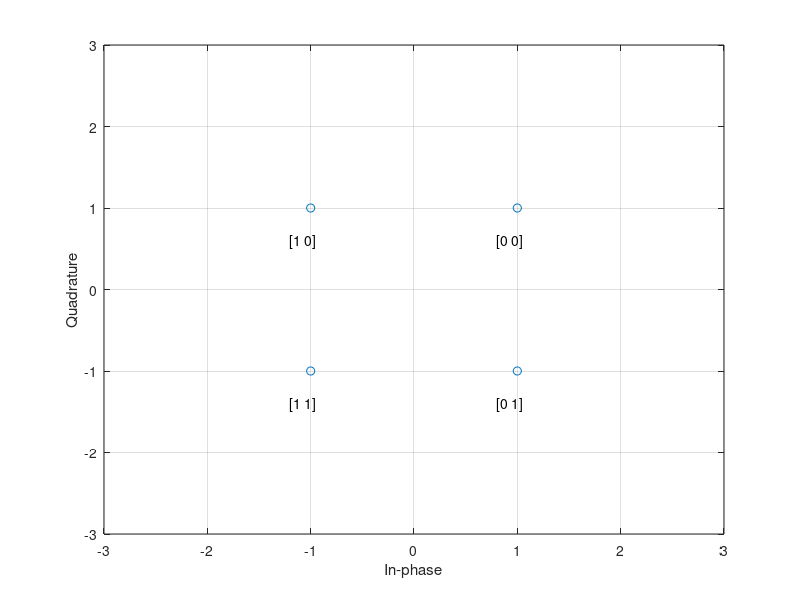

Here is the MATLAB script that generated this plot:
clc;
clear all;
s=[0:3]; %QPSK
%s=[0:15]; %16-QAM
%s=[0:255]; %256-QAM


s1=de2bi(s,2,'left-msb'); %QPSK
%s1=de2bi(s,4,'left-msb'); %16-QAM
% s1=de2bi(s,8,'left-msb'); %256QAM


k=1;
%mengubah bentuk matriks menjadi 1 baris
for i =1 : size(s1, 1) %iterasi i sebanyak baris
    for j=1: size (s1, 2) %iterasi j sebanyak kolom
        s2(k)=s1(i,j);
        k=k+1;
    end
end


x=[];
% %........................Untuk QPSK.................................
for i=1:2:length(s2)
    x(end+1,1)=((1-2*(s2(i)))+sqrt(-1)*(1-2*s2(i+1)));%/sqrt(2); %mapping
end
%y=x.*conj(x)/conj(-x);
% y(1)=x(1);
% y(2)=x(2);
% y(3)=conj(x(3));
% y(4)=conj(x(4));
% z= reshape(y,[4,1]);

%......................Untuk 16-QAM...................................
% for i=1:4:length(s2) 
%      x(end+1,1)=((1-2*(s2(i)))*(2-(1-2*(s2(i+2))))+...
%      sqrt(-1)*(1-2*(s2(i+1)))*(2-(1-2*(s2(i+3)))))/sqrt(10);
% end
% plot (x, 'o', 'linewidth', 1); axis([-5 5 -5 5]);

% ...................Untuk 256 QAM....................................
% for i=1:8:length(s2)
%     x(end+1,1)=((1-2*(s2(i)))*(8-(1-2*(s2(i+2)))*(4-(1-2*(s2(i+4)))*(2-(1-2*(s2(i+6))))))+sqrt(-1)*(1-2*(s2(i+1)))*(8-(1-2*(s2(i+3)))*(4-(1-2*(s2(i+5)))*(2-(1-2*(s2(i+7)))))));%/sqrt(170);
% 
% end

%.....................................................................
plot (x, 'o'); axis([-3 3 -3 3]); %QPSK
%plot (x, '.'); axis([-16 16 -16 16]); %256-QAM

%......................................................................
% for i=1:length(s)
%     text((real(x(i))-0.9), (imag(x(i))-0.4), mat2str(s1(i,:)),
%     'FontSize', 6); %memposisikan bit string (256-qam)
% end
for i=1:length(s)
    text((real(x(i))-0.2), (imag(x(i))-0.4), mat2str(s1(i,:)), 'FontSize', 10); %memposisikan bit string (QPSK)
end
grid on;
xlabel('In-phase');
ylabel('Quadrature');